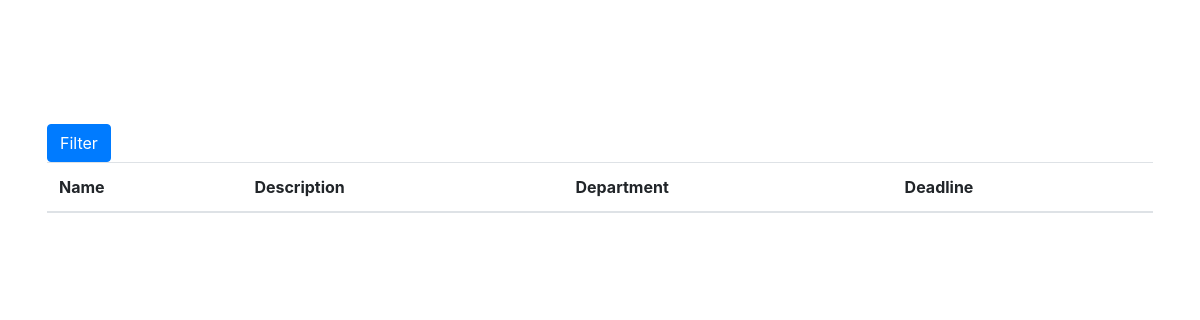
The app's page /jobs/, older data.
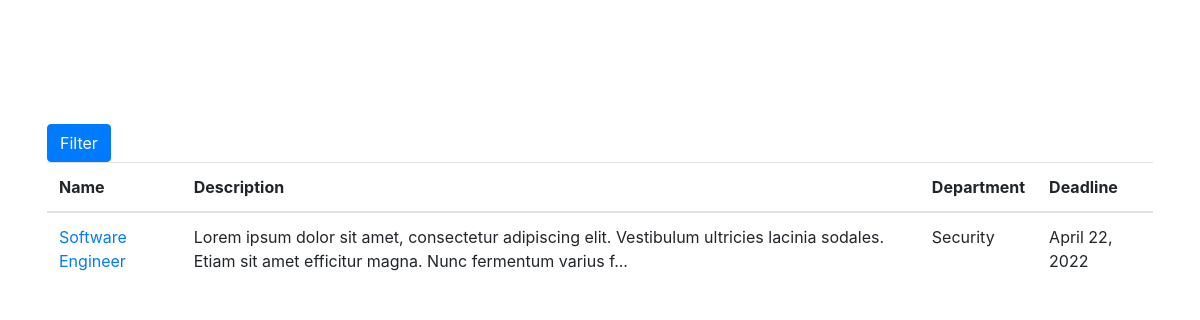
The same page, newer data.
### Jobs/models.py (models this page shows, shortened)
class Job(models.Model):
    user = models.ForeignKey(User, on_delete=models.CASCADE, blank=True)
    name = models.CharField(max_length=100)
    short_desc = models.CharField(max_length=150, blank=True)
    description = models.TextField()
    department = models.CharField(max_length=100, blank = True, null = True)
    deadline = models.DateField()
    location = models.CharField(max_length=100)
    international = models.BooleanField()
    eligibility = models.CharField(max_length=100)
    major = models.CharField(max_length=100, blank = True, null = True)
    status = models.CharField(max_length=50)

### Jobs/views.py (the view)
# urls.py: path('', views.Jobs, name="jobs_list"),
def Jobs(request):
    job = Job.objects.all()
    new_dict ={}
    for item in job:
        new_dict[item] = item
    filter = JobFilter(request.GET, queryset = job)
    job = filter.qs
    return render(request, 'Jobs/jobs_list.html', {"jobs": job, "filter":filter})

### Jobs/templates/Jobs/jobs_list.html (shortened to what this page needs)
{% extends 'base.html' %}
{% block content %}
    <div style="background-color: transparent !important;" class="jumbotron">
        <div class="container">
            <form method="get">
                <button class="btn btn-primary" type="submit">Filter</button>
            </form>
            <table class = "table">
            <thead>
                <tr>
                    <th>Name</th>
                    <th>Description</th>
                    <th>Department</th>
                    <th>Deadline</th>
                </tr>
            </thead>
            {% csrf_token %} {% for i in jobs %}
                    <tr>
                        <td><a href="{% url 'detail' i.id %}">{{ i.name }}</a></td>
                        <td>{{ i.short_desc }}...</td>
                        <td>{{ i.department }}</td>
                        <td>{{ i.deadline }}</td>
                    </tr>
            {% endfor %}
        </table>
        </div>
    </div>
{% endblock content %}

### OnCampusJobs/templates/base.html (shortened to what this page needs)
{% load static %}
<!DOCTYPE html>
<html lang="en">
<head>
    <link rel="stylesheet" type="text/css" href="{% static 'css/main.css' %}">
    <link rel="stylesheet" href="https://maxcdn.bootstrapcdn.com/bootstrap/4.0.0/css/bootstrap.min.css">
</head>
<body>
    {% block content %}
    {% endblock content %}
</body>
</html>

### students/static/css/main.css (style rules this page uses)
html,body { height: 100%; }
form { padding-top: 10px; font-size: 14px; margin-top: 30px; }
.btn { font-size: 14px; margin-top:20px; }

Row changes from the older to the newer data that the page shows:
added Job: name "Software Engineer", short_desc "Lorem ipsum dolor sit amet, consectetur adipiscing elit. Vestibulum ultricies lacinia sodales. Etiam sit amet efficitur magna. Nunc fermentum varius f", department "Security", deadline "April 22, 2022"
